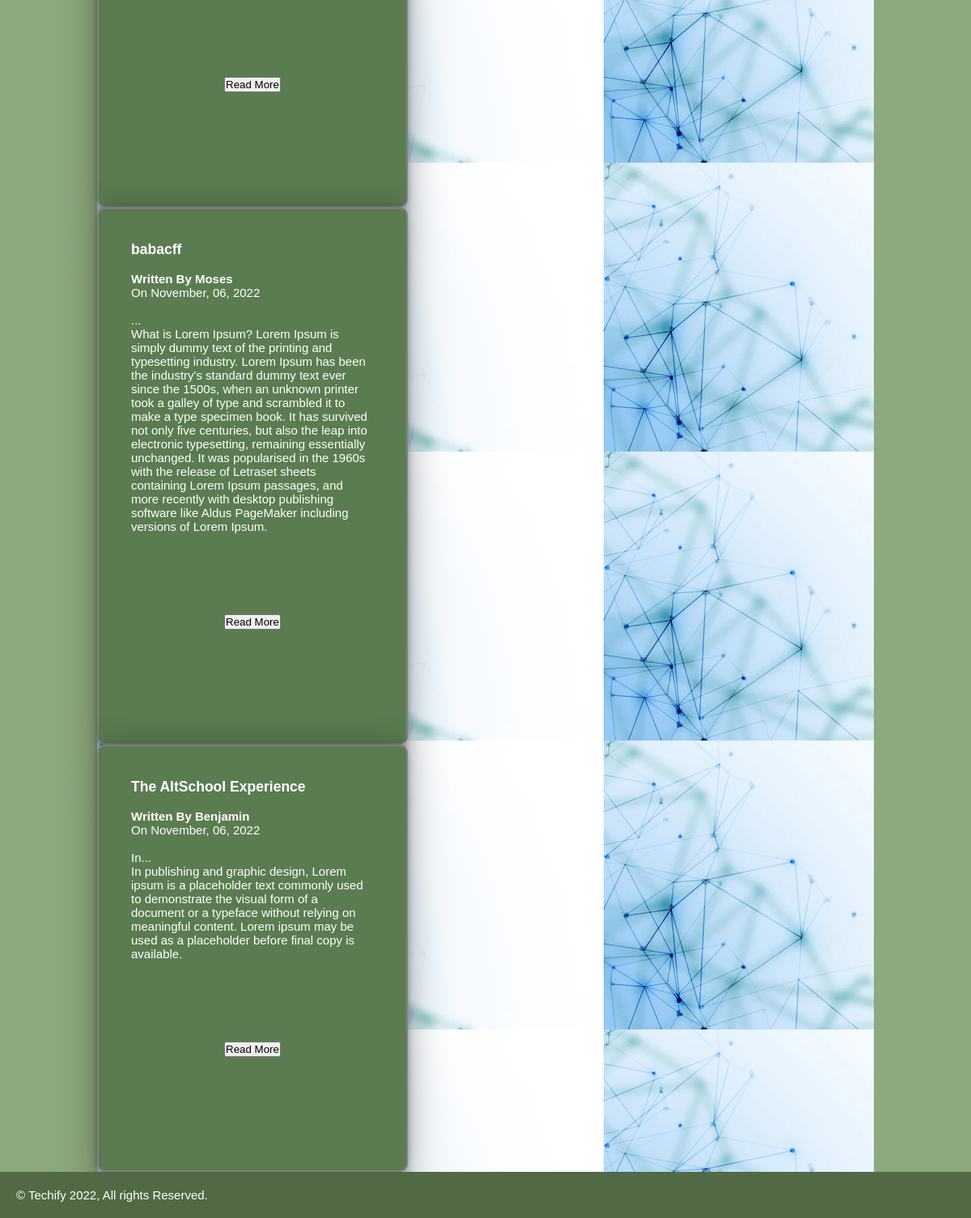
Before: / (lower part) with the older database file.
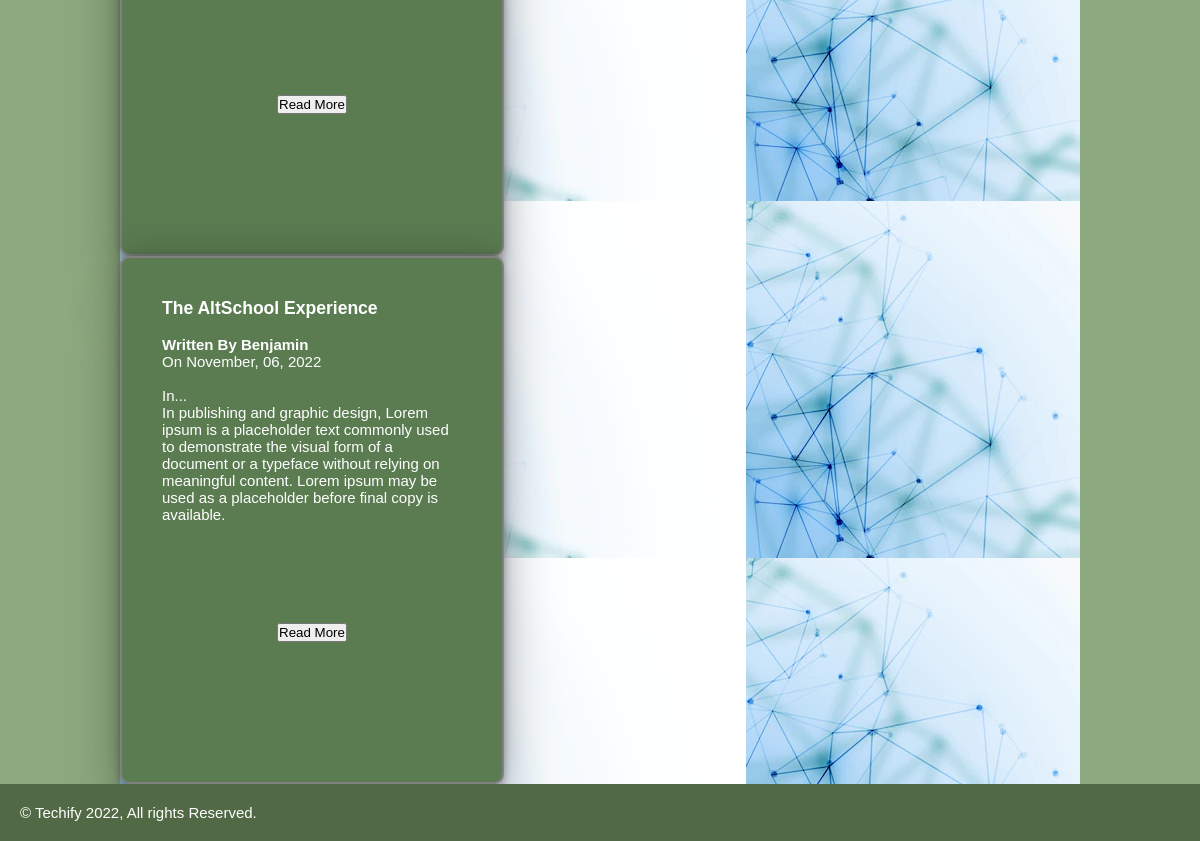
After: the same page with the newer database file.
### app.py (models this page shows)
class Blog(db.Model, UserMixin):
    id = db.Column(db.Integer(), primary_key=True)
    title = db.Column(db.String(100), nullable=False)
    post = db.Column(db.Text, nullable=False)
    author = db.Column(db.String(50), nullable=False, default='N/A')
    date_posted = db.Column(db.DateTime, nullable=False, default=datetime.utcnow)

### app.py (the view)
@app.route('/')
def blog():
    blogs = Blog.query.all()
    return render_template('index.html', blogs=blogs)

### templates/index.html (shortened to what this page needs)
{% extends 'base.html' %}
{% block content %}
{% if current_user.is_authenticated %}
   <div class="start">
     <div class="home-header">
        <h4>Hi {{current_user.username}} <h2>Welcome!</h2></h4>
        <h5>to</h5>
        <h1><i>Tech Writers</i></h1>
        <p>Every one has got a story of his Journey into this space, <br> I know you got yours too.</p>
        <p>This stories wont be complete until you share yours, so make out time to share with us the experience of your <i><h2>Journey</h2></i></p>
      </div>
   </div>
     <div class="post">
     {% for post in blogs %}
        <div class="post-content" width="200px" height="250px">
                <h3 class="display-4 fst-italic">{{post.title}}</h3><br>
                <p><b>Written By {{post.author}}</b></p>
                <p>On {{post.date_posted.strftime('%B, %d, %Y')}}</p><br>
                <p>{{post.post | truncate (10)}}</p>
                <p>{{post.post}}</p>
                <a href="{{url_for('read_more', id=post.id)}}"><button>Read More</button></a>
        </div>
     {% endfor %}
     </div>
     {% else %}
      <div class="post">
      {% for post in blogs %}
         <div class="post-content" width="200px" height="250px">
                 <h3 class="display-4 fst-italic">{{post.title}}</h3><br>
                 <p><b>Written By {{post.author}}</b></p>
                 <p>On {{post.date_posted.strftime('%B, %d, %Y')}}</p><br>
                 <p>{{post.post | truncate (10)}}</p>
                 <p>{{post.post}}</p>
                 <a href="{{url_for('read_more', id=post.id)}}"><button>Read More</button></a>
         </div>
      {% endfor %}
      </div>
      {% endif %}
{% endblock content %}

### templates/base.html (shortened to what this page needs)
<!DOCTYPE html>
<html lang="en">
<head>
    <link rel="stylesheet" href="{{url_for('static',filename='css/main.css')}}">
</head>
<body>
    <main class="container">
        {% block content %}
        {% endblock content %}
    </main>
    <footer>
        <p class="footer">
            &copy; Techify
            , All rights Reserved.
        </p>
    </footer>
</body>
</html>

### static/css/main.css (style rules this page uses)
* { font-family: Arial, Helvetica, sans-serif; padding: 0; margin: 0; box-sizing: border-box; }
a { text-decoration: white; }
body { background: hsl(0, 0%, 95%); font-size: 15px; font-family: 'Big Shoulders Display', cursive; font-family: 'Lexend Deca', sans-serif; font-weight: 400; background-color: #8da97f; background-size: cover; }
main { min-height: 100vh; }
.container { padding-top: 5%; margin:auto; width: 80%; }
footer { padding: 20px; background: #516a45; color: white; }
.post a { display: flex; flex-direction: row; flex-wrap: wrap; justify-content: center; width: 100%; padding: 100px; }
.post-content { width: 40%; padding: 40px; border: 2px solid gray; row-gap: 20px; border-radius: 10px; background: #5b7c51; color: white; box-shadow: rgba(0, 0, 0, 0.25) 0px 54px 55px, rgba(0, 0, 0, 0.12) 0px -12px 30px, rgba(0, 0, 0, 0.12) 0px 4px 6px, rgba(0, 0, 0, 0.17) 0px 12px 13px, rgba(0, 0, 0, 0.09) 0px -3px 5px; }
.container { background-image: url('images/techify.webp'); }

Changed rows visible on the page:
removed Blog: title "babacff", author "Moses", date_posted "November, 06, 2022", post "...", post "What is Lorem Ipsum? Lorem Ipsum is simply dummy text of the printing and typesetting industry. Lorem Ipsum has been the industry's standard dummy text ever since the 1500s, when an unknown printer took a galley of type and scrambled it to make a type specimen book. It has survived not only five centuries, but also the leap into electronic typesetting, remaining essentially unchanged. It was popularised in the 1960s with the release of Letraset sheets containing Lorem Ipsum passages, and more recently with desktop publishing software like Aldus PageMaker including versions of Lorem Ipsum."
